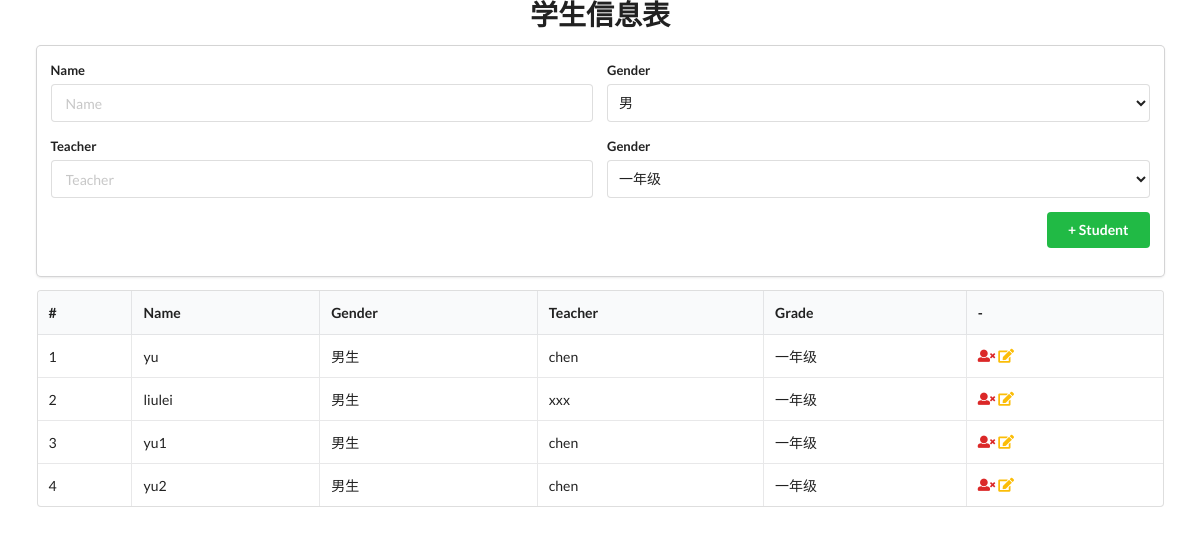
The page / on the database its author committed.
### db.py (models this page shows, shortened)
class Student(Model):
    name = CharField(max_length=45)
    gender = CharField(choices=GENDER_VALUES, max_length=4)
    teacher = CharField(max_length=45)
    grade = IntegerField(choices=GRADE_CODES)
    class Meta:
        database = db
        indexes = (
            (('name', 'grade'), True),
        )
    def grade_display(self):
        return unicode(dict(GRADE_CODES)[self.grade])
    def gender_display(self):
        return unicode(dict(GENDER_VALUES)[self.gender])

### server.py (the view)
@app.route("/")
def index():
    students = Student.select()
    return render_template('index.html', students=students)

### templates/index.html (shortened to what this page needs)
<html>
    <head>
        <link href="https://cdn.bootcss.com/semantic-ui/2.2.13/semantic.min.css" rel="stylesheet">
    </head>
    <body>
        <div class="ui container">
            <h1 class="ui header center aligned">学生信息表</h1>
            <div class="ui fluid card" style="padding: 1em;">
            <form class="ui form" action="/add" method="get">
                <div class="two fields">
                <div class="field">
                  <label>Name</label>
                  <input type="text" name="name" placeholder="Name">
                </div>
                <div class="field">
                    <label>Gender</label>
                    <select name="gender" class="ui fluid dropdown">
                      <option value="Boy">男</option>
                    </select>
                </div>
                </div>
                <div class="two fields">
                <div class="field">
                  <label>Teacher</label>
                  <input type="text" name="teacher" placeholder="Teacher">
                </div>
                <div class="field">
                    <label>Gender</label>
                    <select name="grade" class="ui fluid dropdown">
                      <option value="1">一年级</option>
                    </select>
                </div>
                </div>
                <button class="ui right floated green button" type="submit">+ Student</button>
              </form>
            </div>
            <table class="ui celled table">
                <thead>
                  <tr>
                  <th>#</th>
                  <th>Name</th>
                  <th>Gender</th>
                  <th>Teacher</th>
                  <th>Grade</th>
                  <th>-</th>
                </tr></thead>
                <tbody>
                    {% for student in students %}
                        <tr>
                          <td>{{ student.id }}</td>
                          <td>{{ student.name }}</td>
                          <td>{{ student.gender_display() }}</td>
                          <td>{{ student.teacher }}</td>
                          <td>{{ student.grade_display() }}</td>
                          <td><a href="/rm?id={{ student.id}}"><i class="remove user icon red"></i><a href="/select?id={{ student.id}}"><i class="edit icon yellow"></i></td>
                        </tr>
                    {% endfor %}
                </tbody>
            </table>
        </div>
    </body>
</html>

### rows shown on the page
Student: id "1", name "yu", gender_display "男生", teacher "chen", grade_display "一年级"
Student: id "2", name "liulei", gender_display "男生", teacher "xxx", grade_display "一年级"
Student: id "3", name "yu1", gender_display "男生", teacher "chen", grade_display "一年级"
Student: id "4", name "yu2", gender_display "男生", teacher "chen", grade_display "一年级"
